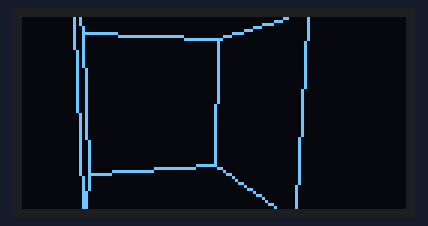
A sketch run on a simulated Arduboy, built with avr-gcc and run on an emulated ATmega32U4. Parts: 128×64 one-colour display.

Above: at 0.46 s.
At 4.56 s:
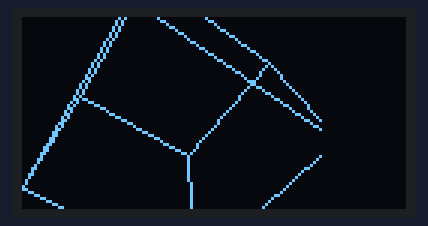
At 9.54 s:
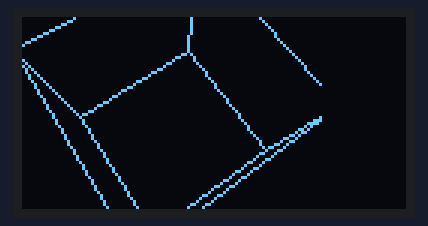
At 19.27 s:
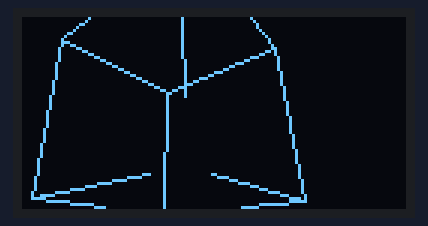
At 29.26 s:
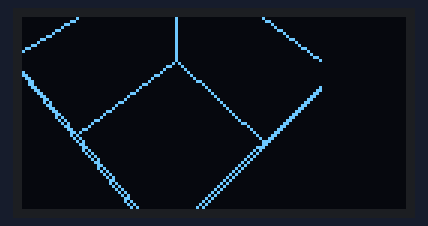
At 39.31 s:
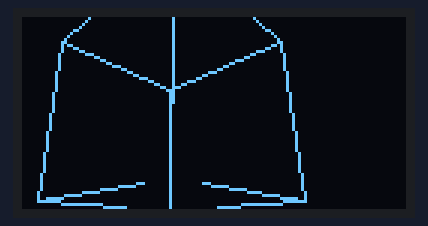

The sketch:

Arduino3D.ino
```cpp
/*  3DGraphicsEngine
 *
 *      Test the 3D graphics engine.
 */

#include "G3D.h"

#if USELIBRARY == 1
#include <SPI.h>       // this is needed for display
#include <Wire.h>      // this is needed for FT6206
#include <Adafruit_GFX.h>    // Core graphics library
#include <Adafruit_ILI9341.h>
#include <Adafruit_FT6206.h>
#elif USELIBRARY == 2
#endif

/*
 *  Drawing globals
 */

#if USELIBRARY == 1

// For the Adafruit shield, these are the default.
#define TFT_DC 9
#define TFT_CS 10

// Use hardware SPI (on Uno, #13, #12, #11) and the above for CS/DC
Adafruit_ILI9341 tft = Adafruit_ILI9341(TFT_CS, TFT_DC);

// Graphics setup
G3D draw(tft,0,0,tft.width(),tft.height());

#elif USELIBRARY == 2

Arduboy arduboy;

// Graphics setup
G3D draw(arduboy,0,0,100,64);

#endif

// Rotation
static float GXAngle;
static float GYAngle;

void setup()
{
#if USELIBRARY == 1
    tft.begin();
#elif USELIBRARY == 2
    arduboy.beginNoLogo();
    arduboy.setFrameRate(50);
    arduboy.clear();
    arduboy.display();
#endif

    GXAngle = 0;
    GYAngle = 0;
}

void transform()
{
    draw.transformation.setIdentity();
    draw.perspective(1.0f,0.5f);
    draw.translate(0,0,-3.5);
    draw.rotate(AXIS_X,GXAngle);
    draw.rotate(AXIS_Y,GYAngle);
}

void drawBox(int x, int y, int z)
{
    draw.move(x-1,y-1,z-1);
    draw.draw(x+1,y-1,z-1);
    draw.draw(x+1,y+1,z-1);
    draw.draw(x-1,y+1,z-1);
    draw.draw(x-1,y-1,z-1);
    draw.draw(x-1,y-1,z+1);
    draw.draw(x+1,y-1,z+1);
    draw.draw(x+1,y+1,z+1);
    draw.draw(x-1,y+1,z+1);
    draw.draw(x-1,y-1,z+1);
    draw.move(x+1,y-1,z-1);
    draw.draw(x+1,y-1,z+1);
    draw.move(x+1,y+1,z-1);
    draw.draw(x+1,y+1,z+1);
    draw.move(x-1,y+1,z-1);
    draw.draw(x-1,y+1,z+1);
}

#if USELIBRARY == 1
void loop()
{
    tft.fillScreen(ILI9341_BLACK);

    draw.begin();
    draw.setColor(ILI9341_RED);
    transform();
    drawBox(0,0,0);
    draw.end();

    delay(100);

    draw.begin();
    draw.setColor(ILI9341_BLACK);
    drawBox(0,0,0);
    draw.end();

    GXAngle += 0.01;
    GYAngle += 0.02;
}
#elif USELIBRARY == 2
void loop()
{
    if (!arduboy.nextFrame()) return;

    arduboy.clear();

    draw.begin();
    draw.setColor(WHITE);
    transform();
    drawBox(0,0,0);
    draw.end();

    arduboy.display();

    GXAngle += 0.01;
    GYAngle += 0.02;
}
#endif
```

G3D.cpp
```cpp
/*  G3D.cpp
 *
 *      3D drawing pipeline for the Arduino.
 */

#include "G3D.h"

/********************************************************************/
/*                                                                  */
/*  Constructor/Destructor											*/
/*                                                                  */
/********************************************************************/

/*	G3D::G3D
 *
 *		Construct our pipeline
 */

#if USELIBRARY == 1
G3D::G3D(Adafruit_GFX &l, uint16_t x, uint16_t y, uint16_t w, uint16_t h) : lib(l)
#elif USELIBRARY == 2
G3D::G3D(Arduboy &l, uint16_t x, uint16_t y, uint16_t w, uint16_t h) : lib(l)
#endif
{
	xoffset = x;
	yoffset = y;
	width = w;
	height = h;

	/* Initialize components of pipeline */
	p1init();
	p2init();
	p3init();
}

G3D::~G3D()
{
}

/********************************************************************/
/*                                                                  */
/*  Transformations													*/
/*                                                                  */
/********************************************************************/

void G3D::translate(float x, float y, float z)
{
	G3DMatrix m;
	m.setTranslate(x,y,z);
	transformation.multiply(m);
}

void G3D::scale(float x, float y, float z)
{
	G3DMatrix m;
	m.setScale(x,y,z);
	transformation.multiply(m);
}

void G3D::scale(float x)
{
	G3DMatrix m;
	m.setScale(x);
	transformation.multiply(m);
}

void G3D::rotate(uint8_t axis, float angle)
{
	G3DMatrix m;
	m.setRotate(axis, angle);
	transformation.multiply(m);
}

void G3D::perspective(float fov, float near)
{
	G3DMatrix m;
	m.setPerspective(fov,near);
	transformation.multiply(m);

	// Handle our screen's aspect ratio, so our output screen is -1,1 in X and y
	m.setScale(1.0/p2xsize,1.0/p2ysize,1);
	transformation.multiply(m);
}

void G3D::orthographic()
{
	G3DMatrix m;
	m.setIdentity();
	m.a[0][0] = 1.0/p2xsize;
	m.a[1][1] = 1.0/p2ysize;
	m.a[2][2] = 0;		// Flatten z
	transformation.multiply(m);
}

/********************************************************************/
/*                                                                  */
/*  Begin/End														*/
/*                                                                  */
/********************************************************************/

/*	G3D::begin
 *
 *		Because we do a lot of drawing to draw a screen, we block out
 *	the begin/end calls (if required)
 */

void G3D::begin()
{
#if USELIBRARY == 1
	lib.startWrite();
#endif
}

/*	G3D::end
 *
 *		End writing block
 */

void G3D::end()
{
#if USELIBRARY == 1
	lib.endWrite();
#endif
}

/********************************************************************/
/*                                                                  */
/*  Move/Draw Support												*/
/*                                                                  */
/********************************************************************/

void G3D::p4movedraw(bool drawFlag, float x, float y, float z)
{
    G3DVector t;

    t.x = transformation.a[0][0] * x + transformation.a[0][1] * y + transformation.a[0][2] * z + transformation.a[0][3];
    t.y = transformation.a[1][0] * x + transformation.a[1][1] * y + transformation.a[1][2] * z + transformation.a[1][3];
    t.z = transformation.a[2][0] * x + transformation.a[2][1] * y + transformation.a[2][2] * z + transformation.a[2][3];
    t.w = transformation.a[3][0] * x + transformation.a[3][1] * y + transformation.a[3][2] * z + transformation.a[3][3];

    p3movedraw(drawFlag,t);
}

void G3D::p4point(float x, float y, float z)
{
    G3DVector t;

    t.x = transformation.a[0][0] * x + transformation.a[0][1] * y + transformation.a[0][2] * z + transformation.a[0][3];
    t.y = transformation.a[1][0] * x + transformation.a[1][1] * y + transformation.a[1][2] * z + transformation.a[1][3];
    t.z = transformation.a[2][0] * x + transformation.a[2][1] * y + transformation.a[2][2] * z + transformation.a[2][3];
    t.w = transformation.a[3][0] * x + transformation.a[3][1] * y + transformation.a[3][2] * z + transformation.a[3][3];

    p3point(t);
}

/********************************************************************/
/*                                                                  */
/*  Move/Draw Level 3												*/
/*                                                                  */
/********************************************************************/

/*	OutCode
 *
 *		Calculate the outcode; this is 1 bit per the six possible clipping
 *	walls on our cubic boundary. Note we clip against w; see blog post
 *	for detailed explanation
 */

static uint8_t OutCode(const G3DVector &v)
{
    uint8_t m = 0;

    if (v.x < -v.w) m |= 1;
    if (v.x > v.w) m |= 2;
    if (v.y < -v.w) m |= 4;
    if (v.y > v.w) m |= 8;
    if (v.z < -v.w) m |= 16;
    if (v.z > 0) m |= 32;

    return m;
}

/*	Lerp
 *
 *		Perform linear interpolation; given two values (a and b) and
 *	an alpha value from 0 to 1, this will compute a new value c.
 *
 *		This is used to find the intersection of the vector with a wall
 */

static void Lerp(const G3DVector &a, const G3DVector &b, float alpha, G3DVector &c)
{
    float a1 = 1.0f - alpha;
    c.x = a1 * a.x + alpha * b.x;
    c.y = a1 * a.y + alpha * b.y;
    c.z = a1 * a.z + alpha * b.z;
    c.w = a1 * a.w + alpha * b.w;
}

/*	G3D::p3init
 *
 *		Initialize
 */

void G3D::p3init()
{
	p3pos.x = 0;
	p3pos.y = 0;
	p3pos.z = 0;
	p3pos.w = 1;
	p3outcode = 0;
}

/*	G3D::p3point
 *
 *		Draw the point as specified. We do the division necessary to
 *	convert to view space. We simply test to make sure our point is in
 *	the viewspace cube, and plot it if it is.
 */

void G3D::p3point(const G3DVector &v)
{
	if (!OutCode(v)) {
		p2point(v.x/v.w, v.y/v.w);
	}
}

/*	G3D::p3init
 *
 *		Initialize
 */

void G3D::p3movedraw(bool drawFlag, const G3DVector &v)
{
    uint8_t newOutCode = OutCode(v);
    G3DVector lerp;
    if (drawFlag) {
        uint8_t mask = newOutCode | p3outcode;

        /*
         *  Fast accept/reject
         */

        if (0 == (newOutCode & p3outcode)) {
            if (0 == mask) {
                // Fast accept. Both points are inside; we assume
                // the previous point was already passed upwards,
                // so we only draw to the current vector location
                p2movedraw(true,v.x/v.w,v.y/v.w);
            } else {
                // At this point we have a line that crosses
                // a boundary. We calculate the alpha between
                // 0 and 1 for each point along the line.
                //
                // (This is the Liang-Barsky optimization of
                // the Cohen-Sutherland algorithm)

                float aold = 0;     // (1 - alpha) * old + alpha * new = v
                float anew = 1;     // in the above, 0 == old, 1 == new.
                float alpha;

                uint8_t m = 1;
                uint8_t i;
                for (i = 0; i < 6; ++i) {
                    if (mask & m) {
                        // Calculate alpha; the intersection along the line
                        // vector intersecting the specified edge
                        //
                        // These are specific cases of the general equation
                        // alpha = (c - old)/(new - old), which yields
                        // alpha == 0 if c == old, and alpha == 1 if c == new,
                        // and with alpha as a linear scale with the intersection
                        // point sliding from old to new.

                        switch (i) {
                            default:
                            case 0:         // clip (1,0,0,1)
                                alpha = p3pos.x + p3pos.w;
                                alpha = alpha/(alpha - (v.x + v.w));
                                break;
                            case 1:         // clip (-1,0,0,1)
                                alpha = - p3pos.x + p3pos.w;
                                alpha = alpha/(alpha - (- v.x + v.w));
                                break;
                            case 2:         // clip (0,1,0,1)
                                alpha = p3pos.y + p3pos.w;
                                alpha = alpha/(alpha - (v.y + v.w));
                                break;
                            case 3:         // clip (0,-1,0,1)
                                alpha = - p3pos.y + p3pos.w;
                                alpha = alpha/(alpha - (- v.y + v.w));
                                break;
                            case 4:         // clip (0,0,1,1)
                                alpha = p3pos.z + p3pos.w;
                                alpha = alpha/(alpha - (v.z + v.w));
                                break;
                            case 5:         // clip (0,0,1,0)
                                alpha = p3pos.z;
                                alpha = alpha/(alpha - v.z);
                                break;
                        }

                        if (p3outcode & m) {
                            if (aold < alpha) aold = alpha;
                        } else {
                            if (anew > alpha) anew = alpha;
                        }

                        if (aold > anew) {
                            // We have a case where the line is not visible
                            // because it's outside the visible frustrum.
                            // abort.
                            break;
                        }
                    }
                    m <<= 1;
                }

                if (i >= 6) {
                    // Ran all clipping edges.
                    if (p3outcode) {
                        Lerp(p3pos,v,aold,lerp);
						p2movedraw(false,lerp.x/lerp.w,lerp.y/lerp.w);
                    }

                    // Draw to the new point
                    if (newOutCode) {
                        Lerp(p3pos,v,anew,lerp);
						p2movedraw(true,lerp.x/lerp.w,lerp.y/lerp.w);
                    } else {
						p2movedraw(true,v.x/v.w,v.y/v.w);
                    }
                }
            }
        }
    } else {
        if (newOutCode == 0) {
			p2movedraw(false,v.x/v.w,v.y/v.w);
        }
    }

    p3outcode = newOutCode;
    p3pos = v;
}

/********************************************************************/
/*                                                                  */
/*  Move/Draw Level 2												*/
/*                                                                  */
/********************************************************************/

/*	G3D::p2init
 *
 *		Initialize p2 framework
 */

void G3D::p2init()
{
	/*
	 *	We subtract one because we want our mapping to work so that
	 *	virtual coordinate -1 is in the middle of the 0th pixel, and
	 *	+1 is in the middle of the width-1 pixel for wide displays.
	 *
	 *	This offset of 1/2 by the pixel width implies we're drawing on
	 *	a display 1 pixel narrower and wider, but then with 1/2 added
	 *	to the pixel coordinate
	 */

	uint16_t h1 = height - 1;
	uint16_t w1 = width - 1;

	/*
	 *	Calculate the width, height in abstract coordinates. This
	 *	allows me to quickly scale to match our viewport.
	 */

	if (w1 > h1) {
		p2xsize = 1;
		p2ysize = ((float)h1)/((float)w1);
	} else {
		p2xsize = ((float)w1)/((float)h1);
		p2ysize = 1;
	}

	/*
	 *	Calculate the scale, offset to transform virtual to real.
	 *	Note that we scale each axis separately, so our screen is always
	 *	-1/1. This "squishing" is handled by the perspective and orthographic
	 *	projection routines above.
	 */

	p2xscale = ((float)w1)/2;
	p2yscale = ((float)h1)/2;
	p2xoff = ((float)width)/2;
	p2yoff = ((float)height)/2;
}

/*	p2point
 *
 *		Draw a point at the virtual location on the screen. This
 *	does the appropriate math to scale to our screen coordinates
 */

void G3D::p2point(float x, float y)
{
	// Flip y coordinate so -1 is at bottom
	int16_t xpos = (int16_t)(p2xoff + x * p2xscale);
	int16_t ypos = (int16_t)(p2yoff - y * p2yscale);
	p1point(xpos,ypos);
}

/*	p2movedraw
 *
 *		Move/draw for virtual coordinates
 */

void G3D::p2movedraw(bool drawFlag, float x, float y)
{
	// Flip y coordinate so -1 is at bottom
	int16_t xpos = (int16_t)(p2xoff + x * p2xscale);
	int16_t ypos = (int16_t)(p2yoff - y * p2yscale);
	p1movedraw(drawFlag,xpos,ypos);
}

/********************************************************************/
/*                                                                  */
/*  Move/Draw Level 1												*/
/*                                                                  */
/********************************************************************/

/*	p1init
 *
 *		Initialize our pipeline
 */

void G3D::p1init()
{
	p1draw = false;
	p1x = 0;
	p1y = 0;
}

/*	p1movedraw
 *
 *		Level 1 talks directly to the hardware. In our case we talk
 *	directly to the Adafruit GFX library. This is the only point where
 *	we do talk to the GFX library. In theory this could be replaced
 *	with code to simply draw lines using Beshingham's algorithm
 */

void G3D::p1movedraw(bool drawFlag, uint16_t x, uint16_t y)
{
	/*
	 *	We use the p1drawflag and the drawFlag objects to determine the
	 *	way to draw our line. For us, we're always drawing single
	 *	segments, but we theoretically could roll up our lines into a
	 *	collection of line segments and send them on close. (This
	 *	requires hooking G3D::end().)
	 */

	if (drawFlag) {
#if USELIBRARY == 1
		lib.writeLine(xoffset + p1x,yoffset + p1y,xoffset + x,yoffset + y,color);
#elif USELIBRARY == 2
		lib.drawLine(xoffset + p1x,yoffset + p1y,xoffset + x,yoffset + y,color);
#endif
	}

	p1draw = drawFlag;
	p1x = x;
	p1y = y;
}

/*	p1point
 *
 *		draw a single pixel point. This does not affect the current pen
 *	location for drawing
 */

void G3D::p1point(uint16_t x, uint16_t y)
{
#if USELIBRARY == 1
	lib.writePixel(xoffset + x,yoffset + y,color);
#elif USELIBRARY == 2
	lib.drawPixel(xoffset + x,yoffset + y,color);
#endif
}
```

G3DMath.h
```cpp
/*  G3DMath.h
 *
 *      Math routines
 */

#ifndef _G3DMATH_H
#define _G3DMATH_H

/************************************************************************/
/*                                                                      */
/*  Matrix Structures                                                   */
/*                                                                      */
/************************************************************************/

#define AXIS_X          0
#define AXIS_Y          1
#define AXIS_Z          2

/*  G3DMatrix
 *
 *      A 3D matrix. THis is a 64 byte object which stores the full
 *  3D representation of the transformation matrix
 */

class G3DMatrix
{
    public:
                        G3DMatrix();

        // Initialize matrix
        void            setIdentity();
        void            setTranslate(float x, float y, float z);
        void            setScale(float x, float y, float z);
        void            setScale(float x);
        void            setRotate(uint8_t axis, float angle);
        void            setPerspective(float fov, float near);

        // Inline multiply transformation matrix
        void            multiply(const G3DMatrix &m);

        // Raw contents of the matrix
        float           a[4][4];
};

/*	G3DVector
 *
 *		A homogeneous vector.
 */

struct G3DVector {
	float x;
	float y;
	float z;
	float w;

    // Math support
    void                multiply(const G3DMatrix &m, const G3DVector &v);
};

#endif // _G3DMATH_H
```

Source omitted: G3D.h (3865 bytes), G3DMath.cpp (5068 bytes)
